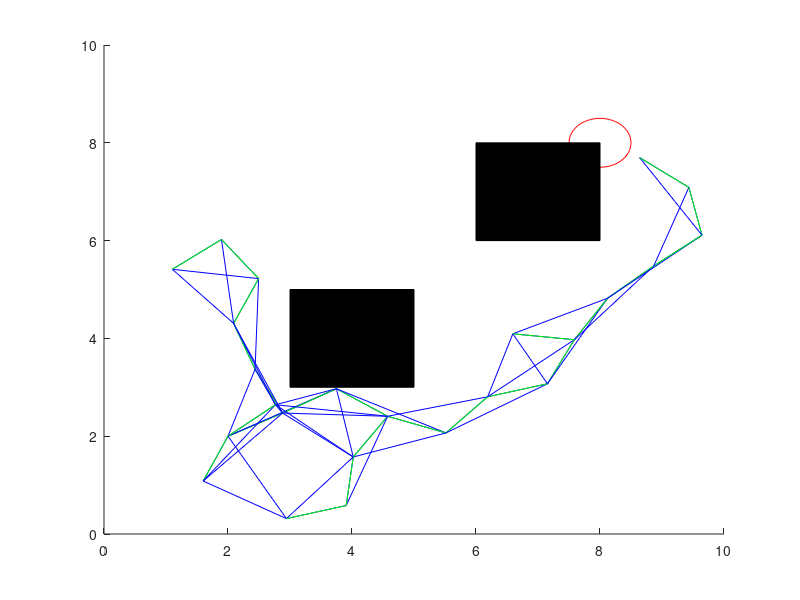

Source code (MATLAB):
function RRT_star
    % パラメータ設定
    max_iter = 1000;
    step_size = 1.0;
    goal_sample_rate = 0.1;
    search_radius = 2.0;

    % スタートとゴールの設定
    start_node = [2, 2];
    goal_node = [8, 8];

    % 障害物の定義（矩形で表現）
    obstacles = [3, 3, 2, 2; 
                 6, 6, 2, 2];

    % 初期ツリーの設定
    nodes = start_node;
    parents = [0]; % ノードの親を保持

    % 描画設定
    figure;
    hold on;
    axis([0 10 0 10]);
    rectangle('Position', [goal_node(1)-0.5, goal_node(2)-0.5, 1, 1], 'Curvature', [1, 1], 'EdgeColor', 'r');
    for i = 1:size(obstacles, 1)
        rectangle('Position', obstacles(i,:), 'FaceColor', [0 0 0]);
    end

    % RRT*の実行
    for iter = 1:max_iter
        % 新しいランダムノードを生成
        if rand() < goal_sample_rate
            rand_node = goal_node;
        else
            rand_node = [rand() * 10, rand() * 10];
        end
        
        % 既存のノードに最も近いノードを見つける
        [nearest_node, nearest_idx] = findNearestNode(nodes, rand_node);
        
        % 新しいノードをステップサイズに従って生成
        new_node = steer(nearest_node, rand_node, step_size);
        
        % 衝突検出
        if ~isCollision(nearest_node, new_node, obstacles)
            % 新しいノードをツリーに追加
            nodes = [nodes; new_node];
            parents = [parents; nearest_idx];
            
            % 新しいノードを最適化（再接続）
            nodes = optimizePath(nodes, parents, new_node, goal_node, search_radius, obstacles);
            
            % 新しいエッジを描画
            plot([nearest_node(1), new_node(1)], [nearest_node(2), new_node(2)], 'g');
            drawnow;
            
            % ゴールに近ければ終了
            if norm(new_node - goal_node) < step_size
                disp('Goal reached!');
                break;
            end
        end
    end
end

function [nearest_node, nearest_idx] = findNearestNode(nodes, rand_node)
    distances = sqrt(sum((nodes - rand_node).^2, 2));
    [~, nearest_idx] = min(distances);
    nearest_node = nodes(nearest_idx, :);
end

function new_node = steer(nearest_node, rand_node, step_size)
    direction = rand_node - nearest_node;
    distance = norm(direction);
    direction = direction / distance;
    new_node = nearest_node + step_size * direction;
end

function collision = isCollision(node1, node2, obstacles)
    for i = 1:size(obstacles, 1)
        obstacle = obstacles(i, :);
        if lineRectIntersect(node1, node2, obstacle)
            collision = true;
            return;
        end
    end
    collision = false;
end

function intersect = lineRectIntersect(p1, p2, rect)
    line_min = min(p1, p2);
    line_max = max(p1, p2);
    rect_min = rect(1:2);
    rect_max = rect(1:2) + rect(3:4);
    
    intersect = all(line_max >= rect_min) && all(line_min <= rect_max);
end

function nodes = optimizePath(nodes, parents, new_node, goal_node, radius, obstacles)
    for i = 1:size(nodes, 1)
        if norm(nodes(i, :) - new_node) < radius
            if ~isCollision(nodes(i, :), new_node, obstacles)
                parents(end) = i; % 親ノードの更新
                plot([nodes(i, 1), new_node(1)], [nodes(i, 2), new_node(2)], 'b'); % 再接続の描画
            end
        end
    end
end
